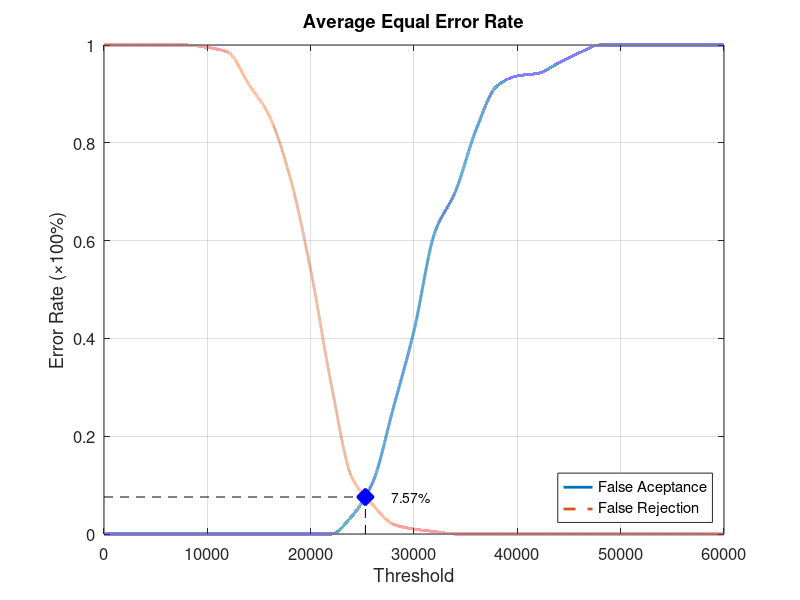
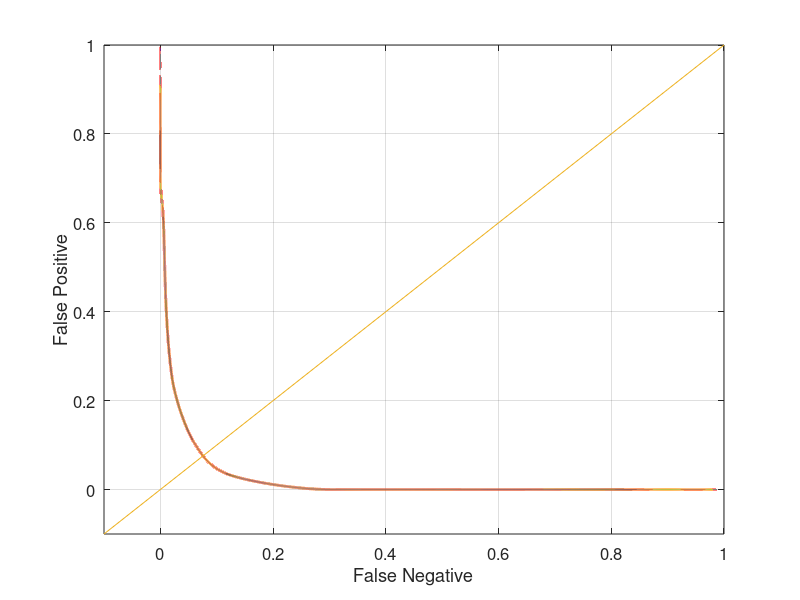

These charts were generated, in order, by the following MATLAB code:
function yEER = Database1_1
close all;
clear;
clc;
x = 0:2000:60000;
xq = 0:0.5:60000;

y0 = [0 0 0 0 0 0 0 0 0 0 0 0 0.0368421 0.105263 0.257895 0.415789 0.615789 0.7 0.826316 0.915789 0.936842 0.942105 0.963158 0.984211 1 1 1 1 1 1 1];
yy0 = interp1(x, y0, xq, 'pchip');
y1 = [1 1 1 1 1 0.995 0.985 0.92 0.855 0.73 0.54 0.305 0.115 0.06 0.02 0.01 0.005 0 0 0 0 0 0 0 0 0 0 0 0 0 0];
yy1 = interp1(x, y1, xq, 'pchip');

% Calculating EER: 
y2 = abs(y0 - y1);
find(y2 == min(y2))
yy2 = abs(yy0 - yy1);
xEER = find(yy2 == min(yy2));
xEERIndex = xq(xEER) % X-axis EER
yEER = yy0(xEER) % Y-axis EER

main = figure
plot(xq, yy0,'-','LineWidth', 2);	hold on
plot(xq, yy1,'--','LineWidth', 2);	hold on
plot([xEERIndex xEERIndex], [0 yEER], 'k--');	hold on
plot([0 xEERIndex], [yEER yEER], 'k--');	hold on
plot(xEERIndex, yEER, 'bx', 'LineWidth', 10);	hold on
text(xEERIndex + 10 * xEERIndex / 100, yEER, [num2str(round((10000 * yEER)) / 100) '%'])
legend('False Aceptance', 'False Rejection', 'Location', 'SouthEast')
xlabel('Threshold')
ylabel('Error Rate (\times100%)')
title('Average Equal Error Rate')
set(gca, 'FontSize', 12)
axis([0 60000 0 1])
grid on

print(main, 'Database1_1Main', '-dpng');
FNRxFPR = figure('Color', [1 1 1]);
plot(yy1, yy0, '-', yy1, yy0, 'LineWidth', 2);
hold on
y = -0.1:0.1:1
plot(y, y); 
set(gca, 'FontSize', 12)
xlabel('False Negative')
ylabel('False Positive')
axis([-0.1 1 -0.1 1])
set(gca, 'FontSize', 12)
grid on

print(FNRxFPR, 'Database1_1FNRxFPR','-dpng');
end
